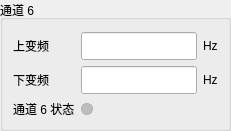
               <widget class="QGroupBox" name="gbChannel6">
                <property name="title">
                 <string>通道 6</string>
                </property>
                <layout class="QGridLayout" name="layoutChannel6">
                 <property name="leftMargin">
                  <number>10</number>
                 </property>
                 <property name="topMargin">
                  <number>12</number>
                 </property>
                 <property name="rightMargin">
                  <number>10</number>
                 </property>
                 <property name="bottomMargin">
                  <number>10</number>
                 </property>
                 <property name="spacing">
                  <number>6</number>
                 </property>
                 <item row="0" column="0">
                  <widget class="QLabel" name="lblChannel6UpFreq">
                   <property name="text">
                    <string>上变频</string>
                   </property>
                  </widget>
                 </item>
                 <item row="0" column="1">
                  <widget class="QLineEdit" name="leChannel6UpFreq">
                   <property name="minimumSize">
                    <size>
                     <width>116</width>
                     <height>28</height>
                    </size>
                   </property>
                   <property name="maximumSize">
                    <size>
                     <width>16777215</width>
                     <height>30</height>
                    </size>
                   </property>
                  </widget>
                 </item>
                 <item row="0" column="2">
                  <widget class="QLabel" name="lblChannel6UpFreqUnit">
                   <property name="text">
                    <string>Hz</string>
                   </property>
                  </widget>
                 </item>
                 <item row="1" column="0">
                  <widget class="QLabel" name="lblChannel6DownFreq">
                   <property name="text">
                    <string>下变频</string>
                   </property>
                  </widget>
                 </item>
                 <item row="1" column="1">
                  <widget class="QLineEdit" name="leChannel6DownFreq">
                   <property name="minimumSize">
                    <size>
                     <width>116</width>
                     <height>28</height>
                    </size>
                   </property>
                   <property name="maximumSize">
                    <size>
                     <width>16777215</width>
                     <height>30</height>
                    </size>
                   </property>
                  </widget>
                 </item>
                 <item row="1" column="2">
                  <widget class="QLabel" name="lblChannel6DownFreqUnit">
                   <property name="text">
                    <string>Hz</string>
                   </property>
                  </widget>
                 </item>
                 <item row="2" column="0">
                  <widget class="QLabel" name="lblChannel6Status">
                   <property name="text">
                    <string>通道 6 状态</string>
                   </property>
                  </widget>
                 </item>
                 <item row="2" column="1">
                  <widget class="QLabel" name="ledChannel6Status">
                   <property name="minimumSize">
                    <size>
                     <width>12</width>
                     <height>12</height>
                    </size>
                   </property>
                   <property name="maximumSize">
                    <size>
                     <width>12</width>
                     <height>12</height>
                    </size>
                   </property>
                   <property name="styleSheet">
                    <string notr="true">background:#BDBDBD;border:1px solid #AFAFAF;border-radius:6px;</string>
                   </property>
                   <property name="text">
                    <string/>
                   </property>
                  </widget>
                 </item>
                </layout>
               </widget>
